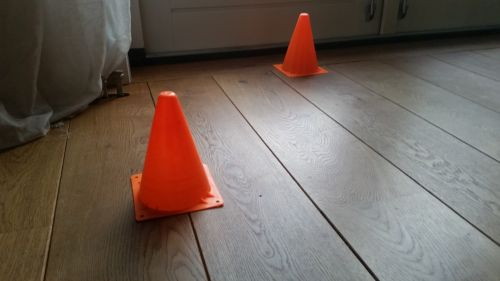
#> input picture test.jpg, 500 x 281 px, given in place of the camera
$ python cam-pilondetect.py
#> lines starting #> are read from the running program, lines starting #| are printed output that depends on the picture
# import the necessary packages
from __future__ import print_function
from imutils.video import VideoStream
import numpy as np
import datetime
import imutils
import time
import cv2

# initialize the video streams and allow them to warmup
print("[INFO] starting camera...")
camera = VideoStream(src=0).start()
time.sleep(2.0)

cascade = cv2.CascadeClassifier('cascade.xml')

# initialize the two motion detectors, along with the total
# number of frames read
n = 0

# loop over frames from the video streams
while True:
	# initialize the list of frames that have been processed
	frames = []

	# read the next frame from the video stream and resize
	# it to have a maximum width of 400 pixels
	frame = camera.read()
#> frame is the input picture: shape (281, 500, 3); mean B, G, R 89.3, 97.5, 110.5
	frame = imutils.resize(frame, width=200)
#> frame: shape (112, 200, 3)

	# convert the frame to grayscale, blur it slightly, update
	# the motion detector
	gray = cv2.cvtColor(frame, cv2.COLOR_BGR2GRAY)
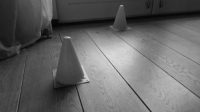
#> gray: shape (112, 200); min 5, max 223, mean 100.4

	objects = cascade.detectMultiScale(gray, 1.3, 5)
#> objects = [[105, 39, 48, 48]]
	j=0
	for (x,y,w,h) in objects:
		cv2.putText(frame, '#'+str(j), (x,y+h-2), cv2.FONT_HERSHEY_PLAIN, 1, (0,255,0), 1)
		cv2.rectangle(frame,(x,y),(x+w,y+h),(0,255,0),1)
		roi_gray = gray[y:y+h, x:x+w]
		roi_color = frame[y:y+h, x:x+w]
		j=j+1
#> this loop made 1 pass
#> (x, y, w, h, j) on pass 1: (105, 39, 48, 48, 1)
#> pass 1, `roi_gray = gray[y:y+h, x:x+w]`:
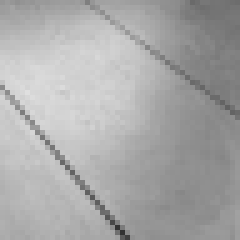
#> roi_gray: shape (48, 48) (shown 5 times larger); min 50, max 223, mean 168.9
#> pass 1, `roi_color = frame[y:y+h, x:x+w]`:
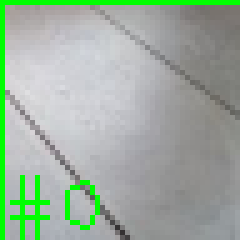
#> roi_color: shape (48, 48, 3) (shown 5 times larger); mean B, G, R 158.8, 174.5, 157.3
#> after the loop:
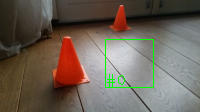
#> frame: shape (112, 200, 3); mean B, G, R 87.5, 98.6, 108.7
#> after the loop, j = 1

	n += 1

	if (n >= 10):
		# read and grab the current timestamp
		timestamp = datetime.datetime.now()
		ts = timestamp.strftime("%A %d %B %Y %I:%M:%S%p")

		# draw the timestamp on the frame and display it
		cv2.putText(frame, ts, (10, frame.shape[0] - 10),
			cv2.FONT_HERSHEY_SIMPLEX, 0.35, (0, 0, 255), 1)
		cv2.imshow("webcam", frame)
		n = 0

	# check to see if a key was pressed
	key = cv2.waitKey(1) & 0xFF
#> (key q is pressed here)

	# if the `q` key was pressed, break from the loop
	if key == ord("q"):
		break

# do a bit of cleanup
print("[INFO] cleaning up...")
cv2.destroyAllWindows()
camera.stop()
